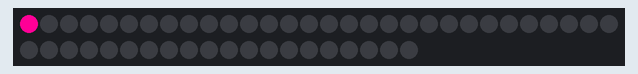
Recording of a sketch running on a simulated Arduino Uno, built with avr-gcc and run on an emulated ATmega328P. On the bench: 50 RGB LEDs in strip order, left to right, continuing on the next row.

Above: at 0.15 s.
At 1.38 s:
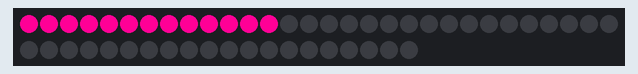
At 2.71 s:
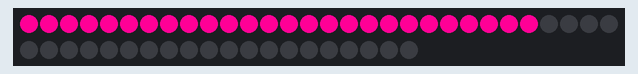
At 3.94 s:
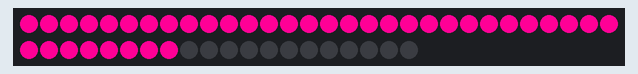
At 5.2 s:
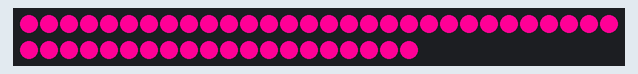

The sketch:

Test_10_LED_MEGA.ino
```cpp
#include <Adafruit_NeoPixel.h>

#define NUMPIXELS 50
#define PIN 10
Adafruit_NeoPixel strip(NUMPIXELS, PIN, NEO_GRB + NEO_KHZ800);
int j = 0;


void setup() {
  strip.begin();
  strip.show(); // Initialise toute les led à 'off'
}

void loop() {
    for(int i = 0; i < j; i++ ) { // On fait une boucle pour définir la couleur de chaque led
        strip.setPixelColor(i, 255, 0, 150);
    }
    j++;
    strip.show();
    delay(100);
}
```
